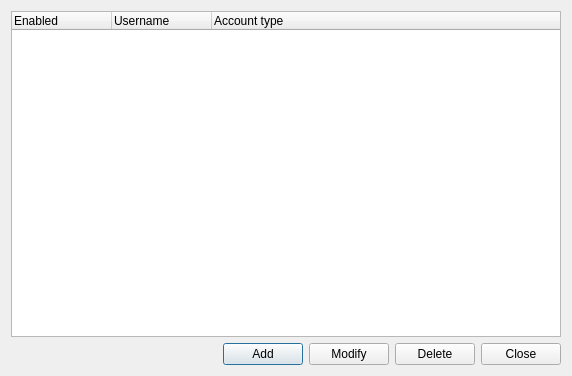
<?xml version="1.0" encoding="UTF-8"?>
<ui version="4.0">
 <class>Dialog</class>
 <widget class="QDialog" name="Dialog">
  <property name="geometry">
   <rect>
    <x>0</x>
    <y>0</y>
    <width>572</width>
    <height>376</height>
   </rect>
  </property>
  <property name="windowTitle">
   <string>Manage Accounts</string>
  </property>
  <layout class="QVBoxLayout" name="verticalLayout">
   <item>
    <widget class="QTreeWidget" name="treeWidget">
     <column>
      <property name="text">
       <string>Enabled</string>
      </property>
     </column>
     <column>
      <property name="text">
       <string>Username</string>
      </property>
     </column>
     <column>
      <property name="text">
       <string>Account type</string>
      </property>
     </column>
    </widget>
   </item>
   <item>
    <layout class="QHBoxLayout" name="horizontalLayout">
     <item>
      <spacer name="horizontalSpacer">
       <property name="orientation">
        <enum>Qt::Horizontal</enum>
       </property>
       <property name="sizeType">
        <enum>QSizePolicy::Expanding</enum>
       </property>
       <property name="sizeHint" stdset="0">
        <size>
         <width>40</width>
         <height>20</height>
        </size>
       </property>
      </spacer>
     </item>
     <item>
      <widget class="QPushButton" name="addAccount">
       <property name="text">
        <string>Add</string>
       </property>
      </widget>
     </item>
     <item>
      <widget class="QPushButton" name="pushButton_3">
       <property name="text">
        <string>Modify</string>
       </property>
      </widget>
     </item>
     <item>
      <widget class="QPushButton" name="pushButton_4">
       <property name="text">
        <string>Delete</string>
       </property>
      </widget>
     </item>
     <item>
      <widget class="QPushButton" name="close">
       <property name="text">
        <string>Close</string>
       </property>
      </widget>
     </item>
    </layout>
   </item>
  </layout>
 </widget>
 <resources/>
 <connections>
  <connection>
   <sender>close</sender>
   <signal>clicked()</signal>
   <receiver>Dialog</receiver>
   <slot>close()</slot>
   <hints>
    <hint type="sourcelabel">
     <x>519</x>
     <y>352</y>
    </hint>
    <hint type="destinationlabel">
     <x>285</x>
     <y>187</y>
    </hint>
   </hints>
  </connection>
 </connections>
</ui>
